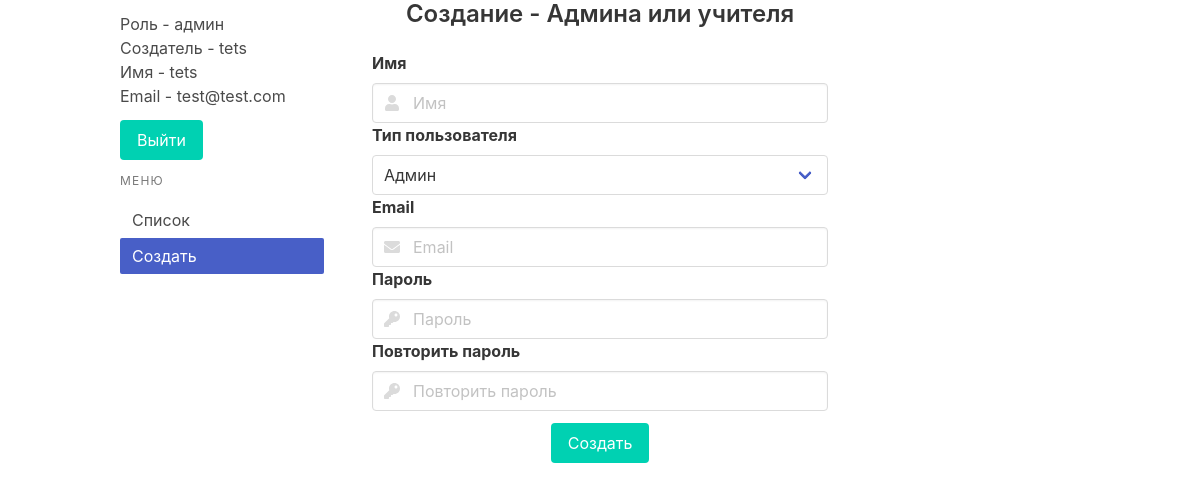
Page /create (signed in) on the committed database.
### app/models/user.py (models this page shows, shortened)
class User(db.Model, UserMixin):
    id = db.Column(db.Integer, primary_key=True)
    email = db.Column(db.String(120), index=True, unique=True)
    password = db.Column(db.String(128))
    name = db.Column(db.String(64), nullable=False)
    age = db.Column(db.Integer)
    address = db.Column(db.String(150))
    admin_id = db.Column(db.Integer, db.ForeignKey('user.id'))
    parent_admin = db.relationship('User',
                                   primaryjoin=('user.c.id==user.c.admin_id'),
                                   remote_side='User.id',
                                   backref=db.backref('admins'))
    teacher_id = db.Column(db.Integer, db.ForeignKey('user.id'))
    admin = db.relationship('User',
                            primaryjoin=('user.c.id==user.c.teacher_id'),
                            remote_side='User.id',
                            backref=db.backref('teachers'))
    student_id = db.Column(db.Integer, db.ForeignKey('user.id'))
    teacher = db.relationship('User',
                              primaryjoin=('user.c.id==user.c.student_id'),
                              remote_side='User.id',
                              backref=db.backref('students'))

### app/routes/create.py (the view, shortened to what this page needs)
@app.route('/create', methods=['GET', 'POST'])
@login_required
def create():
    form = None
    if current_user.parent_admin is not None:
        form = AdminForm()
    return render_template('pages/create.html', form=form)

### app/forms/admin.py (shortened to what this page needs)
class AdminForm(FlaskForm):
    name = StringField(
        'Имя',
        validators=[
            DataRequired(message='Обязательное поле!')
        ])
    email = StringField(
        'Email',
        validators=[
            DataRequired(message='Обязательное поле!'),
            Email(message='Неправильный Email адрес!')
        ])
    type_user = SelectField(
        'Тип пользователя',
        choices=[('admin', 'Админ'), ('teacher', 'Учитель')],
        validators=[
            DataRequired('Обязательное поле!')
        ])
    password = PasswordField(
        'Пароль',
        validators=[
            DataRequired(message='Обязательное поле!')
        ])
    password2 = PasswordField(
        'Повторить пароль',
        validators=[
            DataRequired(message='Обязательное поле!'),
            EqualTo('password')
        ])
    submit = SubmitField('Создать')

### app/models/__init__.py (called while the page is built)
@login.user_loader
def load_user(id):
    return User.query.get(int(id))

### app/templates/pages/create.html (shortened to what this page needs)
{% extends "base.html" %}
{% set current_url = '/create' %}
{% block content %}
  <main class='container'>
    <div class='columns is-variable is-6'>
      {% include "partials/_menu.html" %}
      <section class='column is-half'>
        <h2 class='title is-4 has-text-centered'>Создание - {{ 'Админа или учителя' if current_user.parent_admin is not none else 'Ученика' }}</h2>
        <form action='' method='post' novalidate>
          <div class='field'>
            {{ form.name.label(class='label') }}
            <p class='control has-icons-left'>
              {{ form.name(size='64', class='input', placeholder='Имя') }}
              <span class="icon is-small is-left">
              </span>
            </p>
            {% if current_user.parent_admin is not none %}
              {{ form.type_user.label(class='label') }}
              <div class='control'>
                <div class='select is-fullwidth'>
                  {{ form.type_user() }}
                </div>
              </div>
              {{ form.email.label(class='label') }}
              <p class='control has-icons-left'>
                {{ form.email(size='120', class='input', placeholder='Email') }}
                <span class="icon is-small is-left">
                </span>
              </p>
              {{ form.password.label(class='label') }}
              <p class='control has-icons-left'>
                {{ form.password(size='128', class='input', placeholder='Пароль') }}
                <span class="icon is-small is-left">
                </span>
              </p>
              {{ form.password2.label(class='label') }}
              <p class='control has-icons-left'>
                {{ form.password2(size='128', class='input', placeholder='Повторить пароль') }}
                <span class="icon is-small is-left">
                </span>
              </p>
            {% endif %}
          </div>
          <div class='field'>
            <p class='control buttons is-centered'>
              {{ form.submit(class='button is-primary') }}
            </p>
          </div>
        </form>
      </section>
    </div>
  </main>
{% endblock %}

### app/templates/base.html (shortened to what this page needs)
<!DOCTYPE html>
<html lang="en">
<head>
  <link rel="stylesheet" href="https://cdnjs.cloudflare.com/ajax/libs/bulma/0.7.4/css/bulma.min.css"
 />
  <link rel="stylesheet" href='{{ url_for("static", filename="styles.css") }}' />
</head>
<body>
  {% block content %}
  {% endblock %}
</body>
</html>

### app/templates/partials/_menu.html
<aside class='menu column is-3'>
  <p class='field'>
    <p class='control'>
      {% if current_user.admin_id is not none %}
        Роль - админ
        <br> Создатель -  {{ current_user.parent_admin.name }}
      {% elif current_user.teacher_id is not none %}
        Роль - учитель
        <br> Создатель -  {{ current_user.admin.name }}
      {% endif %}
    </p>
    <p class='control'>
      Имя - {{ current_user.name }}
    </p>
    <p class='control'>
      Email - {{ current_user.email }}
    </p>
  </p>
  <p class='field'>
    <p class='control'>
      <a href='{{ url_for("logout") }}' class='button is-primary'>Выйти</a>
    </p>
  </p>
  <p class='menu-label'>
    Меню
  </p>
  <ul class='menu-list'>
    <li>
      <a href='{{ url_for("index") }}' class='{{ "is-active" if current_url == "/" }}'>Список</a>
    </li>
    <li>
      <a href='{{ url_for("create") }}' class='{{ "is-active" if current_url == "/create" }}'>Создать</a>
    </li>
  </ul>
</aside>

### rows in the picture
User: parent_admin.name "tets", name "tets", email "test@test.com"
